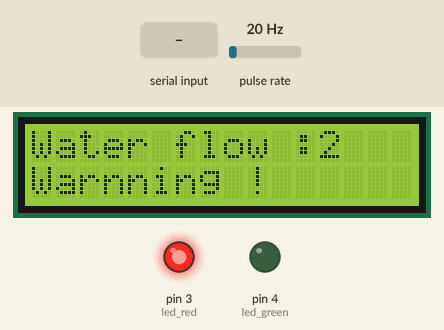
The sketch below on a simulated Arduino Uno, built with avr-gcc and run on an emulated ATmega328P. Shown: 16×2 character LCD, output pins drawn as LEDs (lit = HIGH). Wiring (inferred from the names in the program): pulse sensor: data pin 2. The inputs (shaded band) are chosen by the test bench; at power-on: pulse rate 20 Hz. What the sketch prints to the serial monitor is not drawn.

Above: at 1.2 s.
1.3 s: "90,45\n" received over Serial
At 2.0 s:
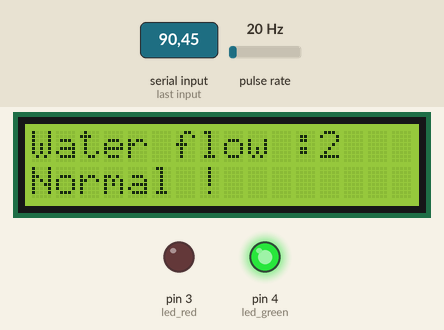
2.8 s: pulse rate (sensor on pin 2) set to 4 Hz
At 5.0 s:
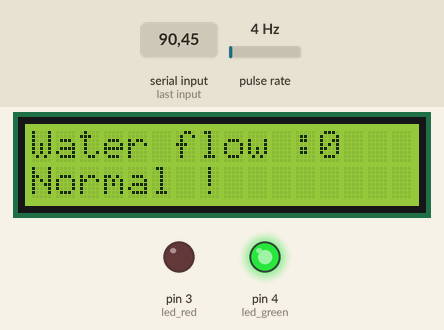
5.6 s: pulse rate (sensor on pin 2) set to 50 Hz
At 8.3 s:
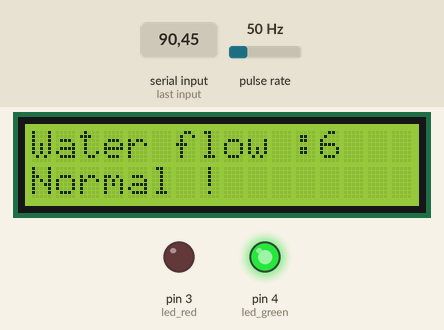
8.6 s: "5\n" received over Serial
At 9.8 s:
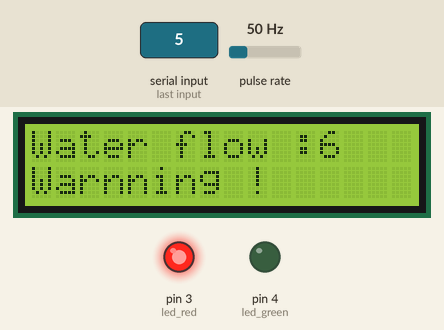
10.1 s: pulse rate (sensor on pin 2) set to 100 Hz
At 11.6 s:
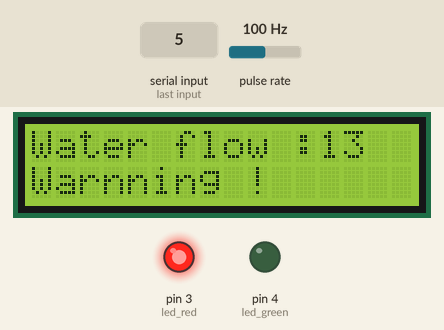
Timing chart, 0 to 13.1 s (numbered marks = the images above; inputs shaded):
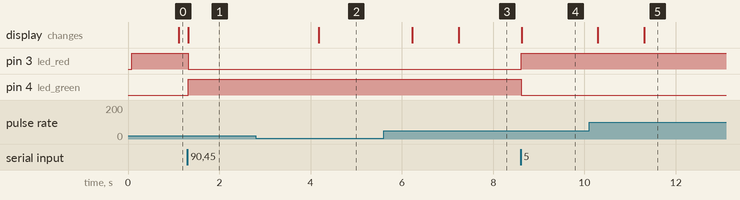

Measured:
- after the input at 1.3 s, pin 3 (led_red): HIGH → LOW at once; pin 4 (led_green): LOW → HIGH at once; the display: changes at once (image 1)
- after the input at 2.8 s, the display: changes after 1.4 s (image 2)
- after the input at 5.6 s, the display: first changes after 0.62 s (image 3 shows a later state)
- after the input at 8.6 s, pin 3 (led_red): LOW → HIGH at once; pin 4 (led_green): HIGH → LOW at once; the display: changes at once (image 4)
- after the input at 10.1 s, the display: first changes after 0.19 s (image 5 shows a later state)

The sketch:

YFS201.ino
```cpp
#include <LiquidCrystal_I2C.h>

LiquidCrystal_I2C lcd(0x27, 16, 2);

int flow;  //Water flow L/Min
int flowsensor = 2;
unsigned long currentTime;
unsigned long lastTime;
unsigned long pulse_freq;
String data_rx = "";
int maxs;
#define led_red 3
#define led_green 4
void pulse()  // Interrupt function
{
  pulse_freq++;
}

void setup() {
  lcd.init();
  lcd.backlight();
  pinMode(led_red, OUTPUT);
  pinMode(led_green, OUTPUT);
  pinMode(flowsensor, INPUT);
  Serial.begin(9600);
  attachInterrupt(0, pulse, FALLING);  // rising
  currentTime = millis();
  lastTime = currentTime;
}
bool check;
char buffer[5];
void loop() {
  sprintf(buffer, "%d ", flow);
  lcd.setCursor(0, 0);
  lcd.print("Water flow :");
  lcd.print(buffer);
  if (Serial.available()) {
    data_rx = Serial.readStringUntil('\n');
    maxs = data_rx.toInt();
  }
  currentTime = millis();
  if (currentTime >= (lastTime + 1000)) {
    lastTime = currentTime;
    flow = (pulse_freq / 7.5);
    pulse_freq = 0;  // Reset Counter
    Serial.println(flow);
  }
  check = check_data(flow, maxs);
  if (check == true) {
    lcd.setCursor(0, 1);
    lcd.print("Warnning !");
  } else if (check == false) {
    lcd.setCursor(0, 1);
    lcd.print("Normal !  ");
  }
}
bool check_data(double values, int max_v) {
  if (values >= max_v) {
    digitalWrite(led_red, HIGH);
    digitalWrite(led_green, LOW);
    return true;
  } else {
    digitalWrite(led_red, LOW);
    digitalWrite(led_green, HIGH);
    return false;
  }
}
```
